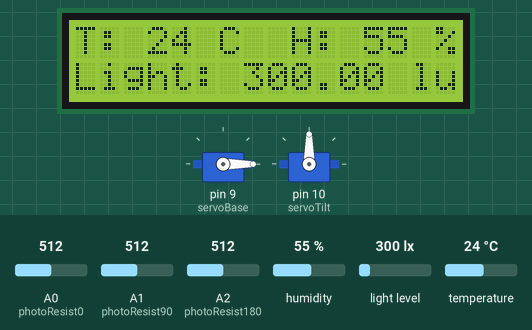
This sketch was run on a simulated Arduino Uno, built with avr-gcc and run on an emulated ATmega328P. Shown: 2 × servo, 16×2 character LCD. The test bench sets the inputs (shaded band); at power-on: A1 (photoResist90) = 512, A2 (photoResist180) = 512, humidity 55 %, light level 300 lx, temperature 24 °C, A0 (photoResist0) = 512. What the sketch prints to the serial monitor is not drawn.

Above: at 4.7 s.
4.8 s: A1 (photoResist90) set to 527
At 6.4 s:
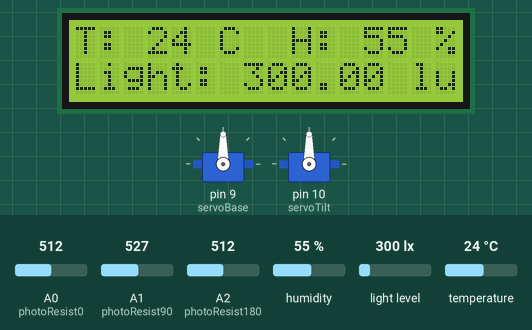
6.7 s: A2 (photoResist180) set to 537
At 8.3 s:
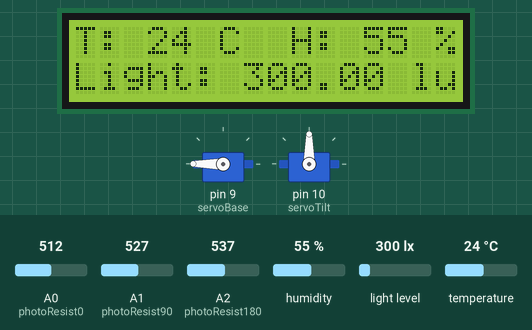
8.9 s: humidity set to 22 %
At 11.4 s:
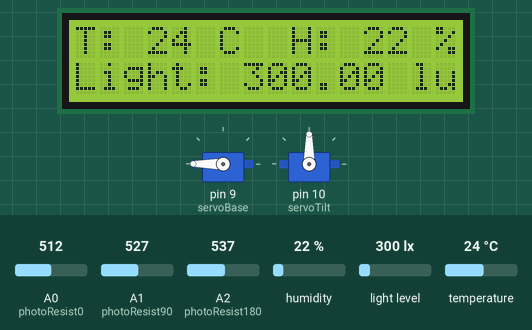
12.1 s: light level set to 40 lx
At 14.5 s:
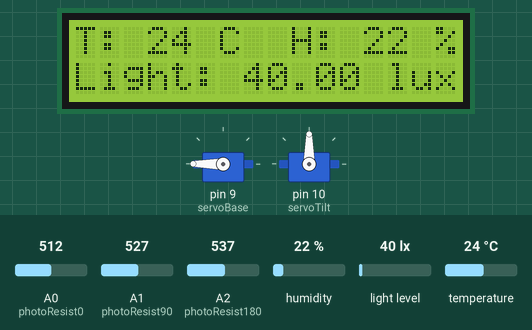
15.4 s: temperature set to 12 °C
At 17.3 s:
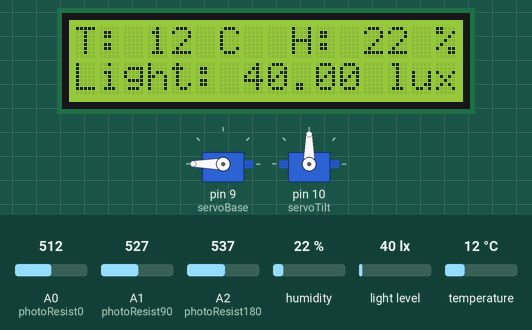
17.6 s: light level set to 500 lx
At 20.4 s:
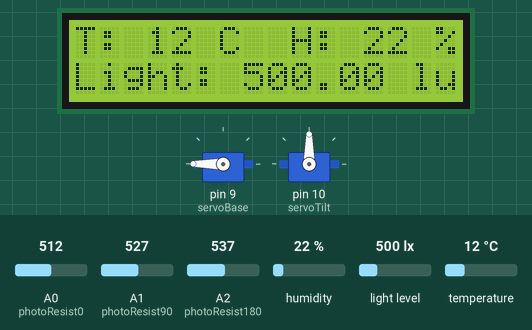
Timing chart, 0 to 21.8 s (numbered marks = the images above; inputs shaded):
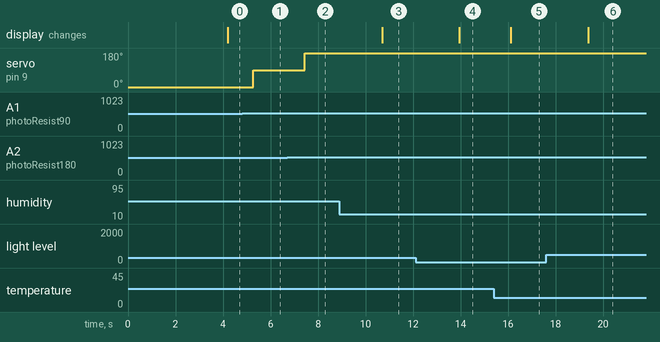

Measured:
- the behaviour switches between 512 and 513 on A1 (photoResist90) (found by bisection; images 0 and 1)
- the behaviour switches between 527 and 528 on A2 (photoResist180) (found by bisection; images 1 and 2)
- after the input at 4.8 s, servo on pin 9 (servoBase): 0° → 90° after 0.47 s
- after the input at 6.7 s, servo on pin 9 (servoBase): 90° → 180° after 0.74 s
- after the input at 8.9 s, the display: changes after 1.8 s (image 3)
- after the input at 12.1 s, the display: changes after 1.8 s (image 4)
- after the input at 15.4 s, the display: changes after 0.71 s (image 5)
- after the input at 17.6 s, the display: changes after 1.8 s (image 6)

The sketch:

SolarTracker.ino
```cpp
#include <Servo.h>
#include <BH1750.h>
#include <Wire.h>
#include <DHT11.h>
#include <LiquidCrystal_I2C.h>

// Create two Servo objects
Servo servoBase;   // Connected to D9 - rotates the platform
Servo servoTilt;   // Connected to D10 - tilts the panel
BH1750 lightMeter; //communicates over the I2C bus
DHT11 dht11(8); //Connected to D8, acquires Humidity and Temperature Values
LiquidCrystal_I2C lcd(0x27, 16, 2);


const int photoResist0 = A0;
const int photoResist90 = A1;
const int photoResist180 = A2;

// Timing variables
unsigned long previousMillis = 0;
const long interval = 1000; //delay

void setup() {
  // Attach the servos to pins
  servoBase.attach(9);
  servoTilt.attach(10);

  // Optional: Initialize Serial for debugging
  Serial.begin(9600);
  Wire.begin();
  lightMeter.begin();
  servoBase.write(0);

  lcd.begin(16,2);
  lcd.backlight();
  lcd.setCursor(0,0);
  lcd.print("Starting...");
  printFlashScreen();
}

void printFlashScreen(){
  lcd.clear();
  lcd.setCursor(0,0); //first column, first row
  lcd.print("By:Mrve,Xhoi,Vic");
  lcd.setCursor(0,1); //first column, second row
  lcd.print("Drba,Cdrt,Arj");
  delay(3000);
}

int returnTurnAngle(int l0, int l1, int l2){
  int maxLight = l0;
  int turnAngle = 0;
  if (l1>maxLight){
    maxLight = l1;
    turnAngle = 90;
  }
  if (l2>maxLight){
    maxLight = l2;
    turnAngle = 180;
  }
  return turnAngle;
}

void loop() {
  unsigned long currentMillis = millis(); //for non-blocking delays
  if (currentMillis - previousMillis >= interval){
    previousMillis = currentMillis;
    float lux = lightMeter.readLightLevel();
    int hum = dht11.readHumidity();
    int temp = dht11.readTemperature();

    int light0 = analogRead(photoResist0);
    int light90 = analogRead(photoResist90);
    int light180 = analogRead(photoResist180);

    if (isnan(temp)||isnan(hum)){
      lcd.clear();
      lcd.print("DHT Err");
      delay(1000);
      return;
    }
    lcd.clear();

    // Display temperature and humidity on the first row
    lcd.setCursor(0, 0);  // Set cursor to first row
    lcd.print("T: ");
    lcd.print(temp);    // Print temperature
    lcd.print(" C  H: ");
    lcd.print(hum);       // Print humidity
    lcd.print(" %");

    // Display light intensity on the second row
    lcd.setCursor(0, 1);  // Set cursor to second row
    lcd.print("Light: ");
    lcd.print(lux);  // Print light intensity value
    lcd.print(" lux");

    //the following is for serial communication with the downstream Team
    Serial.print("T: ");
    Serial.print(temp);
    Serial.print(" C H: ");
    Serial.print(hum);
    Serial.print("% ");
    Serial.print("Light: ");
    Serial.print(lux);
    Serial.print(" lux");
    Serial.println("");
    int turnAngle = returnTurnAngle(light0,light90,light180);
    servoBase.write(turnAngle);

  }
}
```
